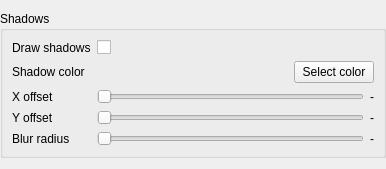
<?xml version="1.0" encoding="UTF-8"?>
<ui version="4.0">
 <class>PictureShadowSettings</class>
 <widget class="QWidget" name="PictureShadowSettings">
  <property name="geometry">
   <rect>
    <x>0</x>
    <y>0</y>
    <width>386</width>
    <height>169</height>
   </rect>
  </property>
  <property name="windowTitle">
   <string>Form</string>
  </property>
  <layout class="QVBoxLayout" name="verticalLayout">
   <property name="leftMargin">
    <number>0</number>
   </property>
   <property name="topMargin">
    <number>0</number>
   </property>
   <property name="rightMargin">
    <number>0</number>
   </property>
   <property name="bottomMargin">
    <number>0</number>
   </property>
   <item>
    <widget class="QGroupBox" name="groupBox_4">
     <property name="sizePolicy">
      <sizepolicy hsizetype="Preferred" vsizetype="Maximum">
       <horstretch>0</horstretch>
       <verstretch>0</verstretch>
      </sizepolicy>
     </property>
     <property name="title">
      <string>Shadows</string>
     </property>
     <layout class="QGridLayout" name="gridLayout_4">
      <item row="0" column="0">
       <widget class="QLabel" name="label_15">
        <property name="text">
         <string>Draw shadows</string>
        </property>
       </widget>
      </item>
      <item row="2" column="0">
       <widget class="QLabel" name="label_16">
        <property name="text">
         <string>X offset</string>
        </property>
       </widget>
      </item>
      <item row="4" column="1">
       <layout class="QHBoxLayout" name="horizontalLayout_9">
        <item>
         <widget class="QSlider" name="shadowEffectBlurRadiusSlider">
          <property name="orientation">
           <enum>Qt::Horizontal</enum>
          </property>
         </widget>
        </item>
        <item>
         <widget class="QLabel" name="shadowEffectBlurRadiusLabel">
          <property name="text">
           <string>-</string>
          </property>
         </widget>
        </item>
       </layout>
      </item>
      <item row="2" column="1">
       <layout class="QHBoxLayout" name="horizontalLayout_7">
        <item>
         <widget class="QSlider" name="shadowEffectOffsetXSlider">
          <property name="orientation">
           <enum>Qt::Horizontal</enum>
          </property>
         </widget>
        </item>
        <item>
         <widget class="QLabel" name="shadowEffectOffsetXLabel">
          <property name="text">
           <string>-</string>
          </property>
         </widget>
        </item>
       </layout>
      </item>
      <item row="4" column="0">
       <widget class="QLabel" name="label_18">
        <property name="text">
         <string>Blur radius</string>
        </property>
       </widget>
      </item>
      <item row="0" column="1">
       <widget class="QCheckBox" name="enableShadow">
        <property name="text">
         <string/>
        </property>
       </widget>
      </item>
      <item row="3" column="1">
       <layout class="QHBoxLayout" name="horizontalLayout_8">
        <item>
         <widget class="QSlider" name="shadowEffectOffsetYSlider">
          <property name="orientation">
           <enum>Qt::Horizontal</enum>
          </property>
         </widget>
        </item>
        <item>
         <widget class="QLabel" name="shadowEffectOffsetYLabel">
          <property name="text">
           <string>-</string>
          </property>
         </widget>
        </item>
       </layout>
      </item>
      <item row="3" column="0">
       <widget class="QLabel" name="label_17">
        <property name="text">
         <string>Y offset</string>
        </property>
       </widget>
      </item>
      <item row="1" column="0">
       <widget class="QLabel" name="label_10">
        <property name="text">
         <string>Shadow color</string>
        </property>
       </widget>
      </item>
      <item row="1" column="1">
       <layout class="QHBoxLayout" name="horizontalLayout_10">
        <item>
         <spacer name="horizontalSpacer_2">
          <property name="orientation">
           <enum>Qt::Horizontal</enum>
          </property>
          <property name="sizeHint" stdset="0">
           <size>
            <width>40</width>
            <height>20</height>
           </size>
          </property>
         </spacer>
        </item>
        <item>
         <widget class="QLabel" name="shadowColorIndicator">
          <property name="text">
           <string/>
          </property>
         </widget>
        </item>
        <item>
         <widget class="QPushButton" name="selectShadowColorPb">
          <property name="sizePolicy">
           <sizepolicy hsizetype="Maximum" vsizetype="Fixed">
            <horstretch>0</horstretch>
            <verstretch>0</verstretch>
           </sizepolicy>
          </property>
          <property name="text">
           <string>Select color</string>
          </property>
         </widget>
        </item>
       </layout>
      </item>
     </layout>
    </widget>
   </item>
  </layout>
 </widget>
 <resources/>
 <connections/>
</ui>
